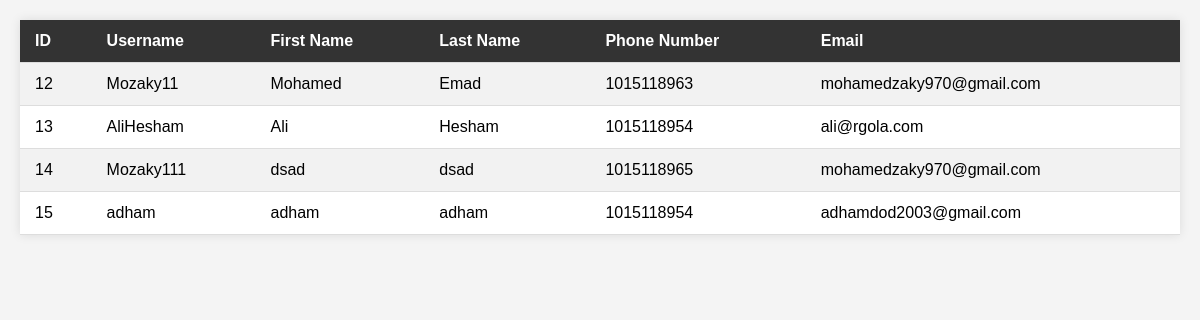
Before: /DB/connections/viewuser.php (signed in) with the older database file.
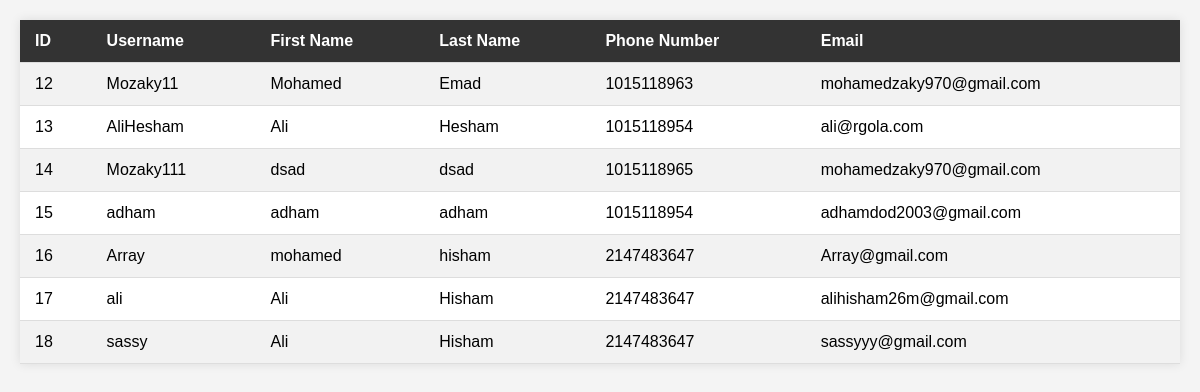
After: the same page with the newer database file.
### tables this page shows
CREATE TABLE `user` (
  `ID` int(11) NOT NULL,
  `First_Name` varchar(30) NOT NULL,
  `Last_Name` varchar(30) NOT NULL,
  `Username` varchar(30) NOT NULL,
  `Password` varchar(30) NOT NULL,
  `Email` varchar(30) NOT NULL,
  `Phone_Number` int(11) NOT NULL
);

### DB/connections/viewuser.php (the view, shortened to what this page needs)
<!DOCTYPE html>
<html>
<head>
</head>
<body>
    <?php
    include('../config.php');
    $user = mysqli_query($con, 'Select * from user');
    echo '<table>';
    echo '<tr><th>ID</th><th>Username</th><th>First Name</th><th>Last Name</th><th>Phone Number</th><th>Email</th></tr>';
    while ($res = mysqli_fetch_array($user)) {
        echo '<tr>';
        echo '<td>' . $res['ID'] . '</td>';
        echo '<td>' . $res['Username'] . '</td>';
        echo '<td>' . $res['First_Name'] . '</td>';
        echo '<td>' . $res['Last_Name'] . '</td>';
        echo '<td>' . $res['Phone_Number'] . '</td>';
        echo '<td>' . $res['Email'] . '</td>';
        echo '</tr>';
    }
    echo '</table>';
    ?>
</body>
</html>

### DB/connections/viewuser.php (style rules this page uses)
body { font-family: Arial, sans-serif; background-color: #f4f4f4; margin: 0; padding: 20px; }
table { border-collapse: collapse; width: 100%; background-color: #fff; box-shadow: 0 0 10px rgba(0, 0, 0, 0.1); }
th, td { padding: 12px 15px; text-align: left; border-bottom: 1px solid #ddd; }
th { background-color: #333; color: white; }
tr:nth-child(even) { background-color: #f2f2f2; }

Changed rows visible on the page:
added user: ID "16", Username "Array", First_Name "mohamed", Last_Name "hisham", Phone_Number "2147483647", Email "Array@gmail.com"
added user: ID "17", Username "ali", First_Name "Ali", Last_Name "Hisham", Phone_Number "2147483647", Email "alihisham26m@gmail.com"
added user: ID "18", Username "sassy", First_Name "Ali", Last_Name "Hisham", Phone_Number "2147483647", Email "sassyyy@gmail.com"
